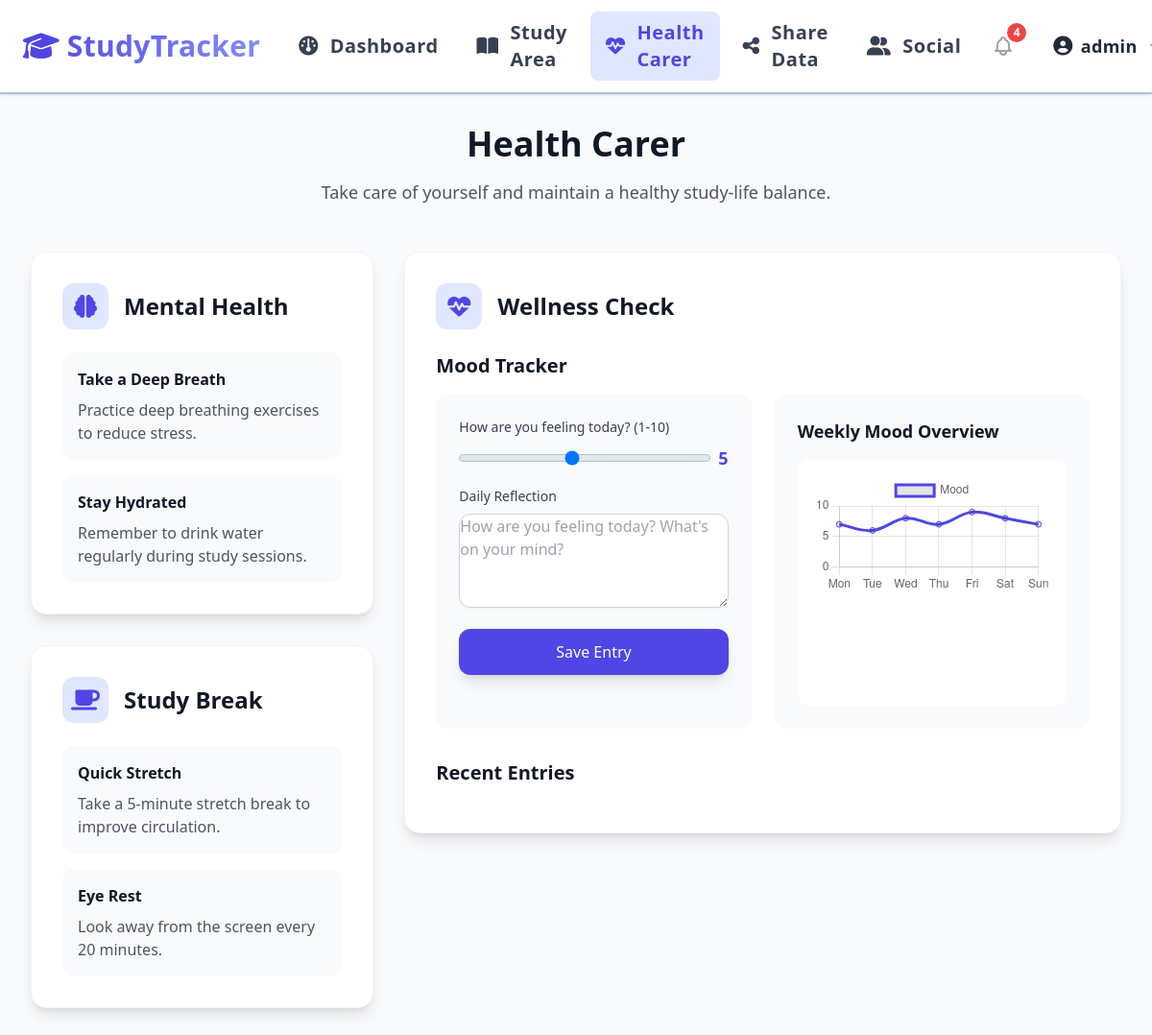
/health_carer (signed in), run on an earlier commit of the app's database.
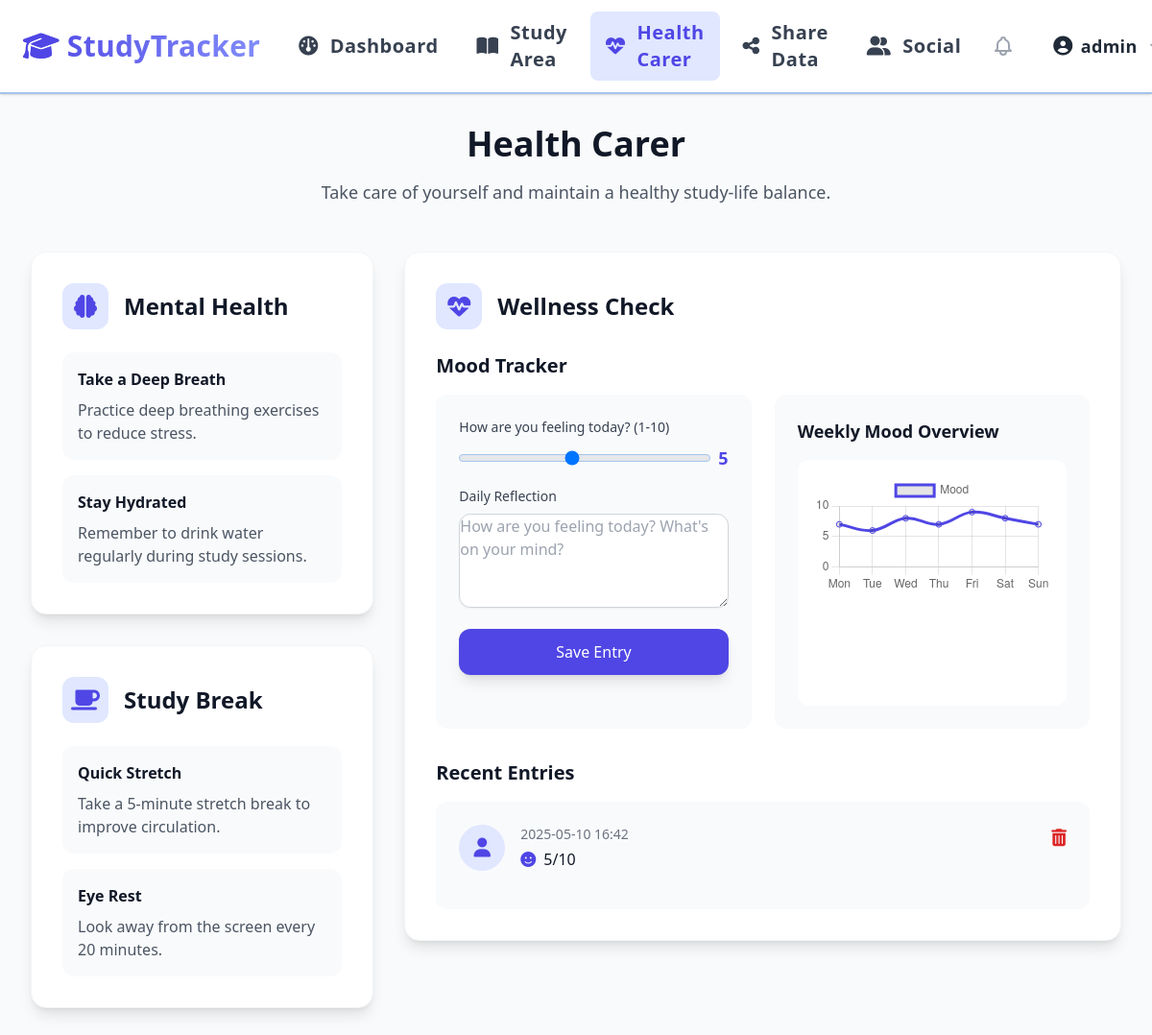
And on a later commit of the database.
### app/models.py (models this page shows)
class MoodEntry(db.Model):
    id = db.Column(db.Integer, primary_key=True)
    user_id = db.Column(db.Integer, db.ForeignKey('user.id'), nullable=False)
    mood_score = db.Column(db.Integer, nullable=False)
    reflection = db.Column(db.Text)
    created_at = db.Column(db.DateTime, default=lambda: datetime.now(UTC))
    user = db.relationship('User', backref=db.backref('mood_entries', lazy=True))

### app/routes.py (the view)
    @app.route('/health_carer')
    @login_required
    def health_carer():
        week_ago = datetime.utcnow() - timedelta(days=7)
        mood_entries = MoodEntry.query.filter(
            MoodEntry.user_id == current_user.id,
            MoodEntry.created_at >= week_ago
        ).order_by(MoodEntry.created_at.desc()).all()
        return render_template('health_carer.html', mood_entries=mood_entries)

### app/routes.py (called while the page is built)
@login_manager.user_loader
def load_user(user_id):
    return User.query.get(int(user_id))

### templates/health_carer.html (shortened to what the changed rows need)
{% extends "base.html" %}
{% block content %}
<div class="h-full w-full bg-gray-50 dark:bg-gray-800">
    <div class="h-full w-full p-8">
        <div class="max-w-7xl mx-auto">
            <div class="text-center mb-12">
                <h1 class="text-4xl font-bold mb-4 text-gray-900 dark:text-white">Health Carer</h1>
            </div>
            <div class="grid grid-cols-1 lg:grid-cols-3 gap-8">
                <div class="space-y-8">
                    <div class="bg-white dark:bg-gray-700 rounded-2xl shadow-lg p-8 border border-gray-100 dark:border-gray-600">
                        <div class="flex items-center mb-6">
                            <h2 class="text-2xl font-semibold text-gray-900 dark:text-white">Mental Health</h2>
                        </div>
                    </div>
                    <div class="bg-white dark:bg-gray-700 rounded-2xl shadow-lg p-8 border border-gray-100 dark:border-gray-600">
                        <div class="flex items-center mb-6">
                            <h2 class="text-2xl font-semibold text-gray-900 dark:text-white">Study Break</h2>
                        </div>
                    </div>
                </div>
                <div class="lg:col-span-2">
                    <div class="bg-white dark:bg-gray-700 rounded-2xl shadow-lg p-8 border border-gray-100 dark:border-gray-600">
                        <div class="flex items-center mb-6">
                            <h2 class="text-2xl font-semibold text-gray-900 dark:text-white">Wellness Check</h2>
                        </div>
                        <div>
                            <div id="recentEntries" class="space-y-4">
                                {% for entry in mood_entries %}
                                <div class="bg-gray-50 dark:bg-gray-600 rounded-xl p-6 hover:bg-gray-100 dark:hover:bg-gray-500 transition-colors duration-200" id="entry-{{ entry.id }}">
                                    <div class="flex items-start justify-between mb-4">
                                        <div class="flex items-center space-x-4">
                                            <div class="w-12 h-12 rounded-full bg-indigo-100 dark:bg-indigo-900 flex items-center justify-center">
                                                <i class="fas fa-user text-xl text-indigo-600 dark:text-indigo-300"></i>
                                            </div>
                                            <div>
                                                <p class="text-sm text-gray-500 dark:text-gray-400">{{ entry.created_at.strftime('%Y-%m-%d %H:%M') }}</p>
                                                <div class="flex items-center space-x-4 mt-1">
                                                    <div class="flex items-center">
                                                        <i class="fas fa-face-smile text-indigo-600 dark:text-indigo-300 mr-2"></i>
                                                        <span class="font-medium text-gray-900 dark:text-white">{{ entry.mood_score }}/10</span>
                                                    </div>
                                                </div>
                                            </div>
                                        </div>
                                        <button onclick="deleteEntry('{{ entry.id }}')"
                                                class="text-red-600 hover:text-red-800 transition-colors duration-200">
                                            <i class="fas fa-trash-alt text-lg"></i>
                                        </button>
                                    </div>
                                </div>
                                {% endfor %}
                            </div>
                        </div>
                    </div>
                </div>
            </div>
        </div>
    </div>
</div>
{% endblock %}

### templates/base.html (shortened to what the changed rows need)
<!DOCTYPE html>
<html lang="en" class="h-full">
<head>
    <script src="https://cdn.tailwindcss.com"></script>
    <link rel="stylesheet" href="https://cdn.jsdelivr.net/npm/flatpickr/dist/flatpickr.min.css">
    <link rel="stylesheet" href="{{ url_for('static', filename='css/styles.css') }}">
    <link rel="stylesheet" href="https://cdnjs.cloudflare.com/ajax/libs/font-awesome/6.5.0/css/all.min.css" />
    <link href="https://cdn.jsdelivr.net/npm/tom-select@2.3.1/dist/css/tom-select.css" rel="stylesheet">
</head>
<body class="bg-background text-primary h-full flex flex-col">
    <nav class="flex items-center bg-white px-6 py-3 shadow justify-between sticky top-0 z-50 text-lg">
        <div class="flex items-center space-x-4">
            {% if not (request.endpoint == 'index' and not current_user.is_authenticated) %}
            <div class="flex items-center space-x-4">
                {% if current_user.is_authenticated %}
                <a href="{{ url_for('notifications') }}" class="relative flex items-center px-2 py-2">
                    {% if pending_requests_count + accepted_requests_count + unread_shared_data_count > 0 %}
                    <span class="absolute -top-1 -right-1 bg-red-500 text-white text-xs font-bold rounded-full w-5 h-5 flex items-center justify-center">
                        {{ pending_requests_count + accepted_requests_count + unread_shared_data_count }}
                    </span>
                    {% endif %}
                </a>
                {% endif %}
            </div>
            {% endif %}
        </div>
    </nav>
    <main class="flex-1 w-full page-content">
        {% block content %}
        {% endblock %}
    </main>
</body>
</html>

What changed in the data, as far as the page shows it:
added MoodEntry: created_at "2025-05-10 16:42", mood_score "5"
Also different on the page:
text no longer shown: "4"
